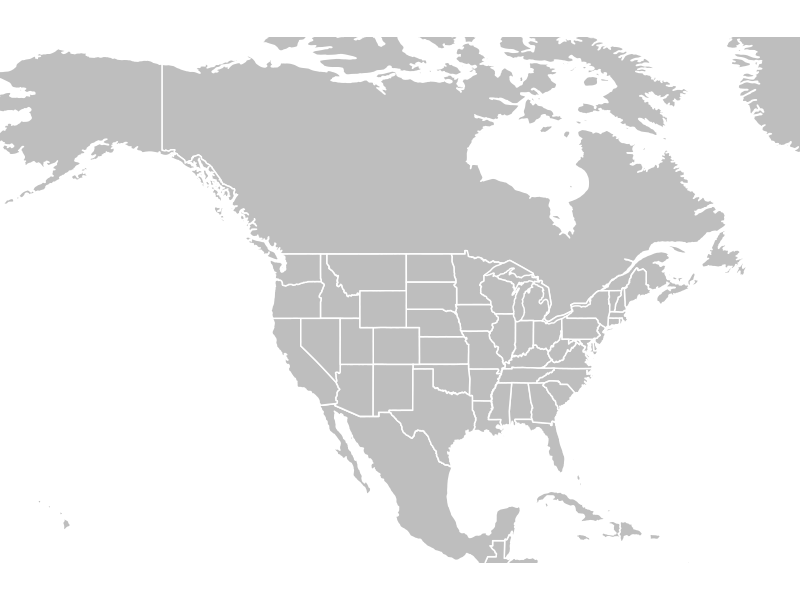
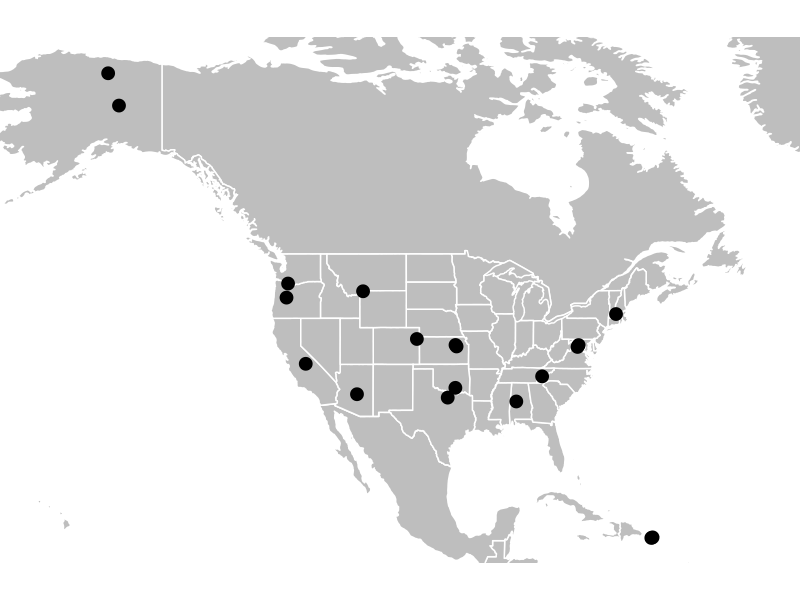
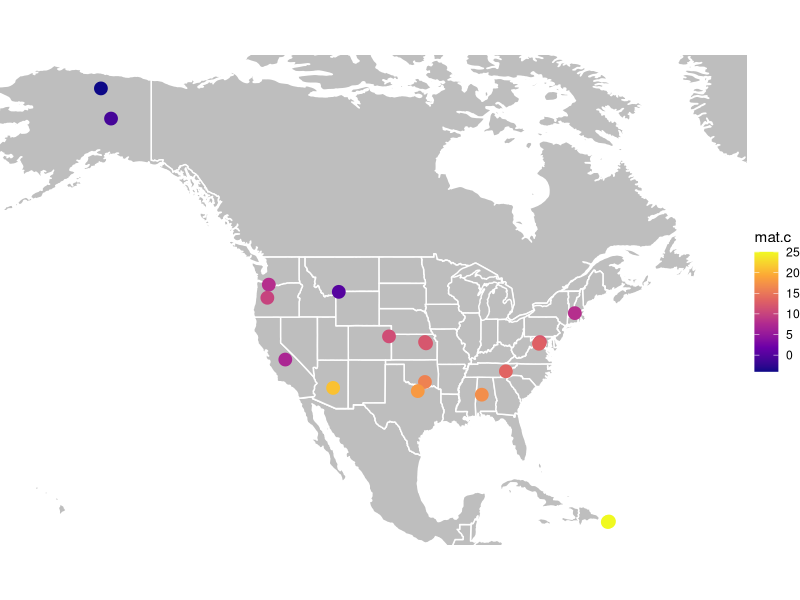
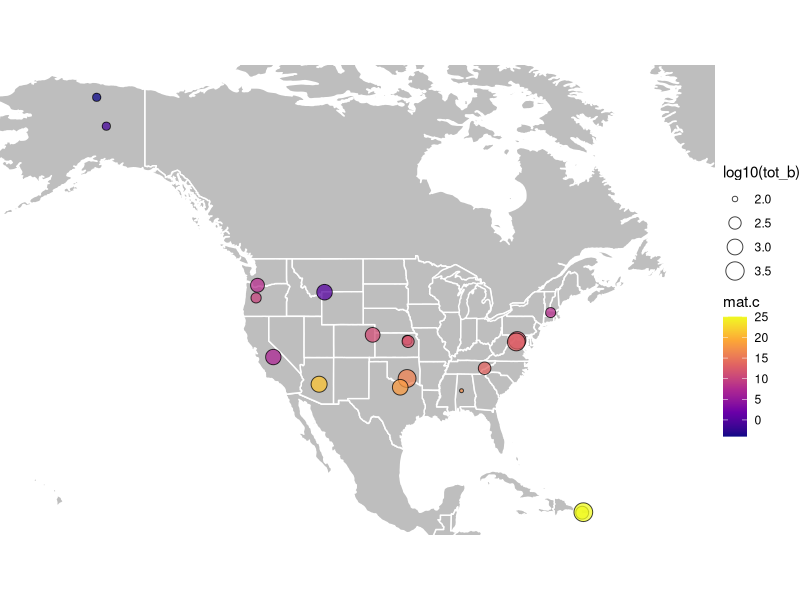
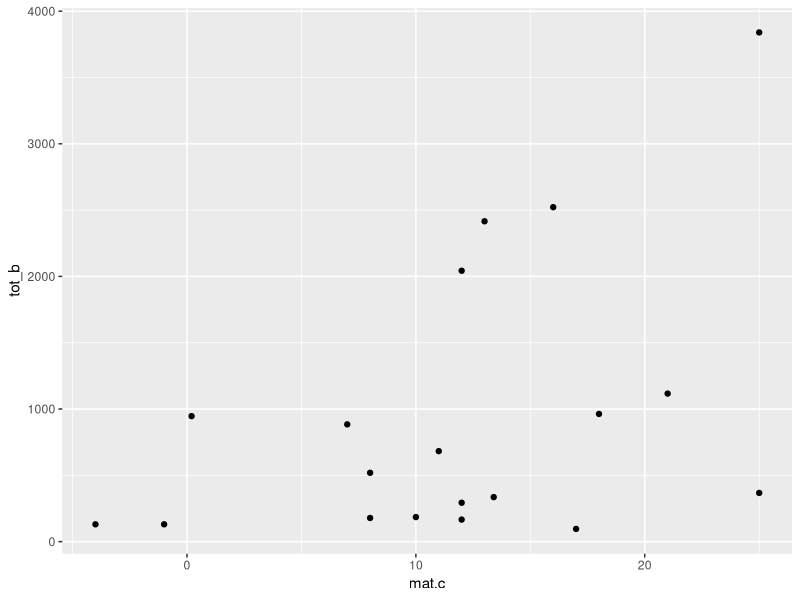
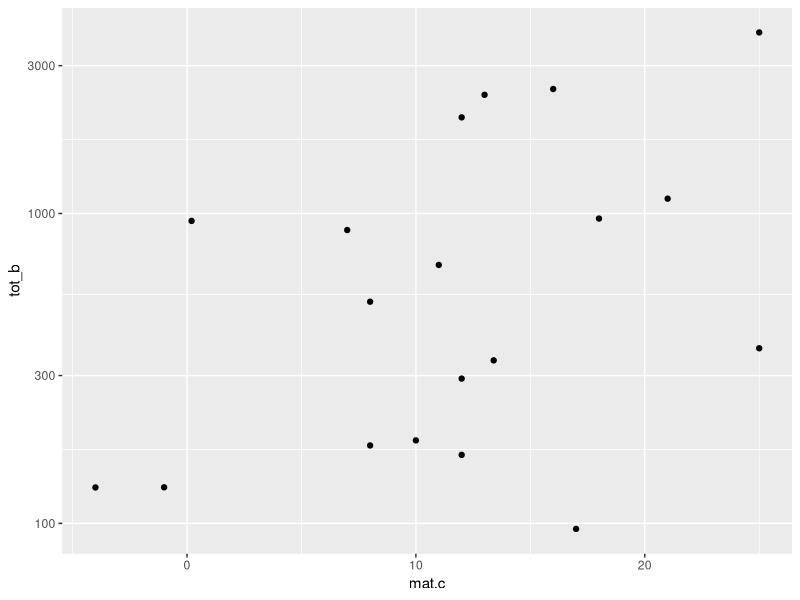
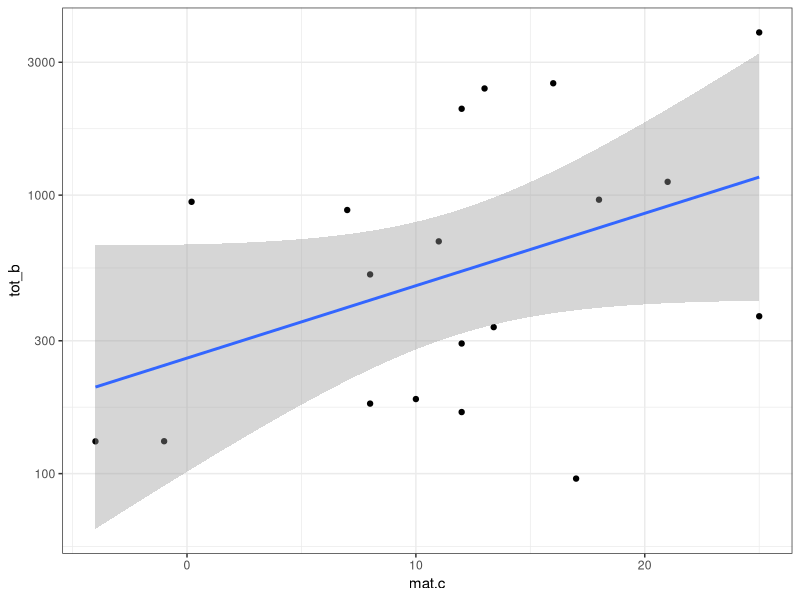

Here is the R script that generated these plots, in order:
library(tidyverse)
library(maps)

bugs <- read_csv("data/neon-stream-macros.csv")
sites <- read_csv("data/neon-stream-information.csv")

biomass <- bugs %>%
  mutate(biomass = estimatedTotalCount * dw) %>%
  group_by(siteID) %>%
  summarise(tot_b = sum(biomass))

biomass_env <- inner_join(biomass, sites)

world <- map_data("world")
states <- map_data("state")

ggplot() +
  geom_polygon(data = world,
               aes(x = long, 
               y = lat, 
               group = group),
               color = "white",
               fill = "gray") +
  geom_polygon(data = states,
               aes(x = long,
                   y = lat,
                   group = group),
               color = "white",
               fill = "grey") +
  coord_quickmap(ylim = c(18,70),
                 xlim = c(-160,-50)) +
  theme_void()
ggplot() +
  geom_polygon(data = world,
               aes(x = long, y = lat, group = group),
               color = "white",
               fill = "gray") +
  geom_polygon(data = states,
               aes(x = long,
                   y = lat,
                   group = group),
               color = "white",
               fill = "grey") +
  coord_quickmap(ylim = c(18,70),
                 xlim = c(-160,-50)) +
  geom_point(data = biomass_env,
             aes(x = longitude,
                 y = latitude),
             size = 4) +
  theme_void()

ggplot() +
  geom_polygon(data = world,
               aes(x = long, y = lat, group = group),
               color = "white",
               fill = "gray") +
  geom_polygon(data = states,
               aes(x = long,
                   y = lat,
                   group = group),
               color = "white",
               fill = "grey") +
  coord_quickmap(ylim = c(18,70),
                 xlim = c(-160,-50)) +
  geom_point(data = biomass_env,
             aes(x = longitude,
                 y = latitude,
                 color = mat.c),
             size = 4) +
  scale_color_viridis_c(option = "plasma") +
  theme_void()


ggplot() +
  geom_polygon(data = world,
               aes(x = long, y = lat, group = group),
               color = "white",
               fill = "gray") +
  geom_polygon(data = states,
               aes(x = long,
                   y = lat,
                   group = group),
               color = "white",
               fill = "grey") +
  coord_quickmap(ylim = c(18,70),
                 xlim = c(-160,-50)) +
  geom_point(data = biomass_env,
             aes(x = longitude,
                 y = latitude,
                 fill = mat.c,
                 size = log10(tot_b)),
             shape = 21, 
             alpha = 0.75,
             color = "black") +
  scale_fill_viridis_c(option = "plasma") +
  theme_void()

ggplot(biomass_env,
       aes(x = mat.c,
           y = tot_b)) +
  geom_point()

ggplot(biomass_env,
       aes(x = mat.c,
           y = tot_b)) +
  geom_point() +
  scale_y_log10()

ggplot(biomass_env,
       aes(x = mat.c,
           y = tot_b)) +
  geom_point() +
  scale_y_log10()+
  stat_smooth(method = "lm") +
  theme_bw()
